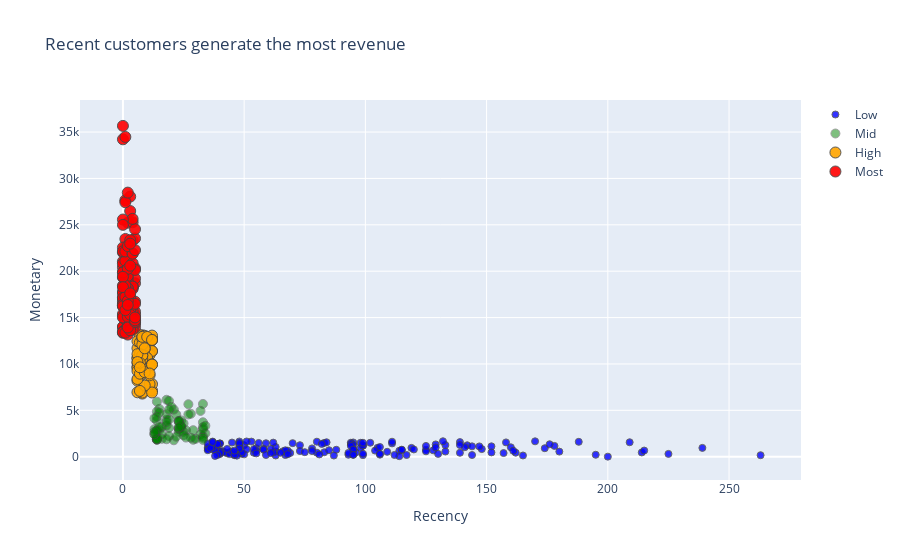

The code cell stored with this chart in its notebook:
### Code cell
plot_data = [
    go.Scatter(
        x=rfm_segmentation.query("RFMScore == '111'")['Recency'],
        y=rfm_segmentation.query("RFMScore == '111'")['Monetary'],
        mode='markers',
        name='Low',
        marker= dict(size= 7,
            line= dict(width=1),
            color= 'blue',
            opacity= 0.8
           )
    ),
        go.Scatter(
        x=rfm_segmentation.query("RFMScore == '222'")['Recency'],
        y=rfm_segmentation.query("RFMScore == '222'")['Monetary'],
        mode='markers',
        name='Mid',
        marker= dict(size= 9,
            line= dict(width=1),
            color= 'green',
            opacity= 0.5
           )
    ),
        go.Scatter(
        x=rfm_segmentation.query("RFMScore == '333' ")['Recency'],
        y=rfm_segmentation.query("RFMScore == '333'")['Monetary'],
        mode='markers',
        name='High',
        marker= dict(size= 11,
            line= dict(width=1),
            color= 'orange',
            opacity= 0.9
           )
    ),
    go.Scatter(
        x=rfm_segmentation.query("RFMScore == '444'")['Recency'],
        y=rfm_segmentation.query("RFMScore == '444'")['Monetary'],
        mode='markers',
        name='Most',
        marker= dict(size= 11,
            line= dict(width=1),
            color= 'red',
            opacity= 0.9
           )
    )
]

plot_layout = go.Layout(
        yaxis= {'title': "Monetary"},
        xaxis= {'title': "Recency"},
        title='Recent customers generate the most revenue'
    )
fig = go.Figure(data=plot_data, layout=plot_layout)
pyoff.iplot(fig)

### Figure 1 — Plotly figure (JSON) as saved in the notebook; plotly's stock layout.template omitted (floating-point values rounded to 4 significant figures; data arrays with more than 128 entries replaced by an {"elided": "..."} marker saying what was removed)
{"data": [{"marker": {"color": "blue", "line": {"width": 1}, "opacity": 0.8, "size": 7}, "mode": "markers", "name": "Low", "type": "scatter", "x": {"elided": "167 int values"}, "y": {"elided": "167 float values"}}, {"marker": {"color": "green", "line": {"width": 1}, "opacity": 0.5, "size": 9}, "mode": "markers", "name": "Mid", "type": "scatter", "x": [15, 14, 23, 15, 22, 33, 18, 18, 14, 19, 28, 32, 33, 33, 24, 14, 34, 19, 24, 21, 14, 18, 18, 20, 23, 16, 26, 23, 19, 23, 29, 13, 14, 14, 14, 30, 29, 14, 14, 16, 21, 19, 19, 25, 15, 27, 33, 14, 14, 33, 25, 23, 24, 18, 32, 16, 13, 13, 15, 24, 13, 23, 18, 22, 25, 27, 28, 33, 23, 34, 14, 26, 33, 13], "y": [5155.0, 4861.0, 2988.0, 2871.0, 4550.0, 3179.0, 6135.0, 3992.0, 1870.0, 3106.0, 4629.0, 2396.0, 3710.0, 5689.0, 3294.0, 2094.0, 2513.0, 6018.0, 3915.0, 5081.0, 1831.0, 3358.0, 4574.0, 5369.0, 3051.0, 2420.0, 2838.0, 3847.0, 4014.0, 2678.0, 1828.0, 2961.0, 3901.0, 5936.0, 1925.0, 1929.0, 2856.0, 2823.0, 1831.0, 1928.0, 1771.0, 2231.0, 5080.0, 2677.0, 4747.0, 4556.0, 2184.0, 1898.0, 4294.0, 2958.0, 3587.0, 3777.0, 3193.0, 1881.0, 4938.0, 3207.0, 4131.0, 2434.0, 3183.0, 3326.0, 2418.0, 3836.0, 3750.0, 2158.0, 2325.0, 5652.0, 2044.0, 2029.0, 3167.0, 3331.0, 2824.0, 2064.0, 1811.0, 2668.0]}, {"marker": {"color": "orange", "line": {"width": 1}, "opacity": 0.9, "size": 11}, "mode": "markers", "name": "High", "type": "scatter", "x": [7, 12, 10, 12, 6, 12, 6, 12, 11, 12, 6, 8, 7, 11, 11, 11, 10, 9, 7, 9, 8, 11, 8, 6, 8, 7, 10, 7, 11, 8, 12, 6, 11, 6, 7, 12, 9, 9, 10, 12, 6, 11, 9, 8, 8, 10, 9, 8, 6, 8, 11, 12, 7, 10, 8, 6, 6, 7, 12, 7, 8, 6, 7, 8, 7, 9, 6, 9, 12, 6, 12, 11, 7], "y": [10520.0, 12600.0, 10760.0, 7134.0, 11690.0, 11370.0, 10630.0, 12800.0, 11550.0, 7826.0, 10130.0, 13090.0, 13100.0, 9928.0, 7833.0, 11160.0, 11620.0, 10320.0, 9357.0, 12690.0, 6806.0, 9640.0, 10920.0, 12450.0, 6918.0, 12330.0, 11320.0, 8678.0, 9974.0, 12900.0, 13060.0, 9689.0, 10980.0, 6942.0, 10090.0, 11400.0, 11660.0, 13040.0, 10440.0, 6923.0, 8190.0, 10170.0, 10890.0, 12720.0, 12080.0, 10640.0, 7677.0, 12920.0, 9579.0, 10550.0, 8771.0, 12560.0, 7091.0, 12910.0, 9533.0, 10610.0, 8371.0, 10960.0, 9961.0, 11080.0, 10890.0, 9241.0, 8944.0, 10930.0, 10120.0, 9112.0, 11050.0, 11690.0, 12590.0, 10200.0, 9928.0, 8969.0, 9637.0]}, {"marker": {"color": "red", "line": {"width": 1}, "opacity": 0.9, "size": 11}, "mode": "markers", "name": "Most", "type": "scatter", "x": {"elided": "141 int values"}, "y": {"elided": "141 float values"}}], "layout": {"title": {"text": "Recent customers generate the most revenue"}, "xaxis": {"title": {"text": "Recency"}}, "yaxis": {"title": {"text": "Monetary"}}}}
